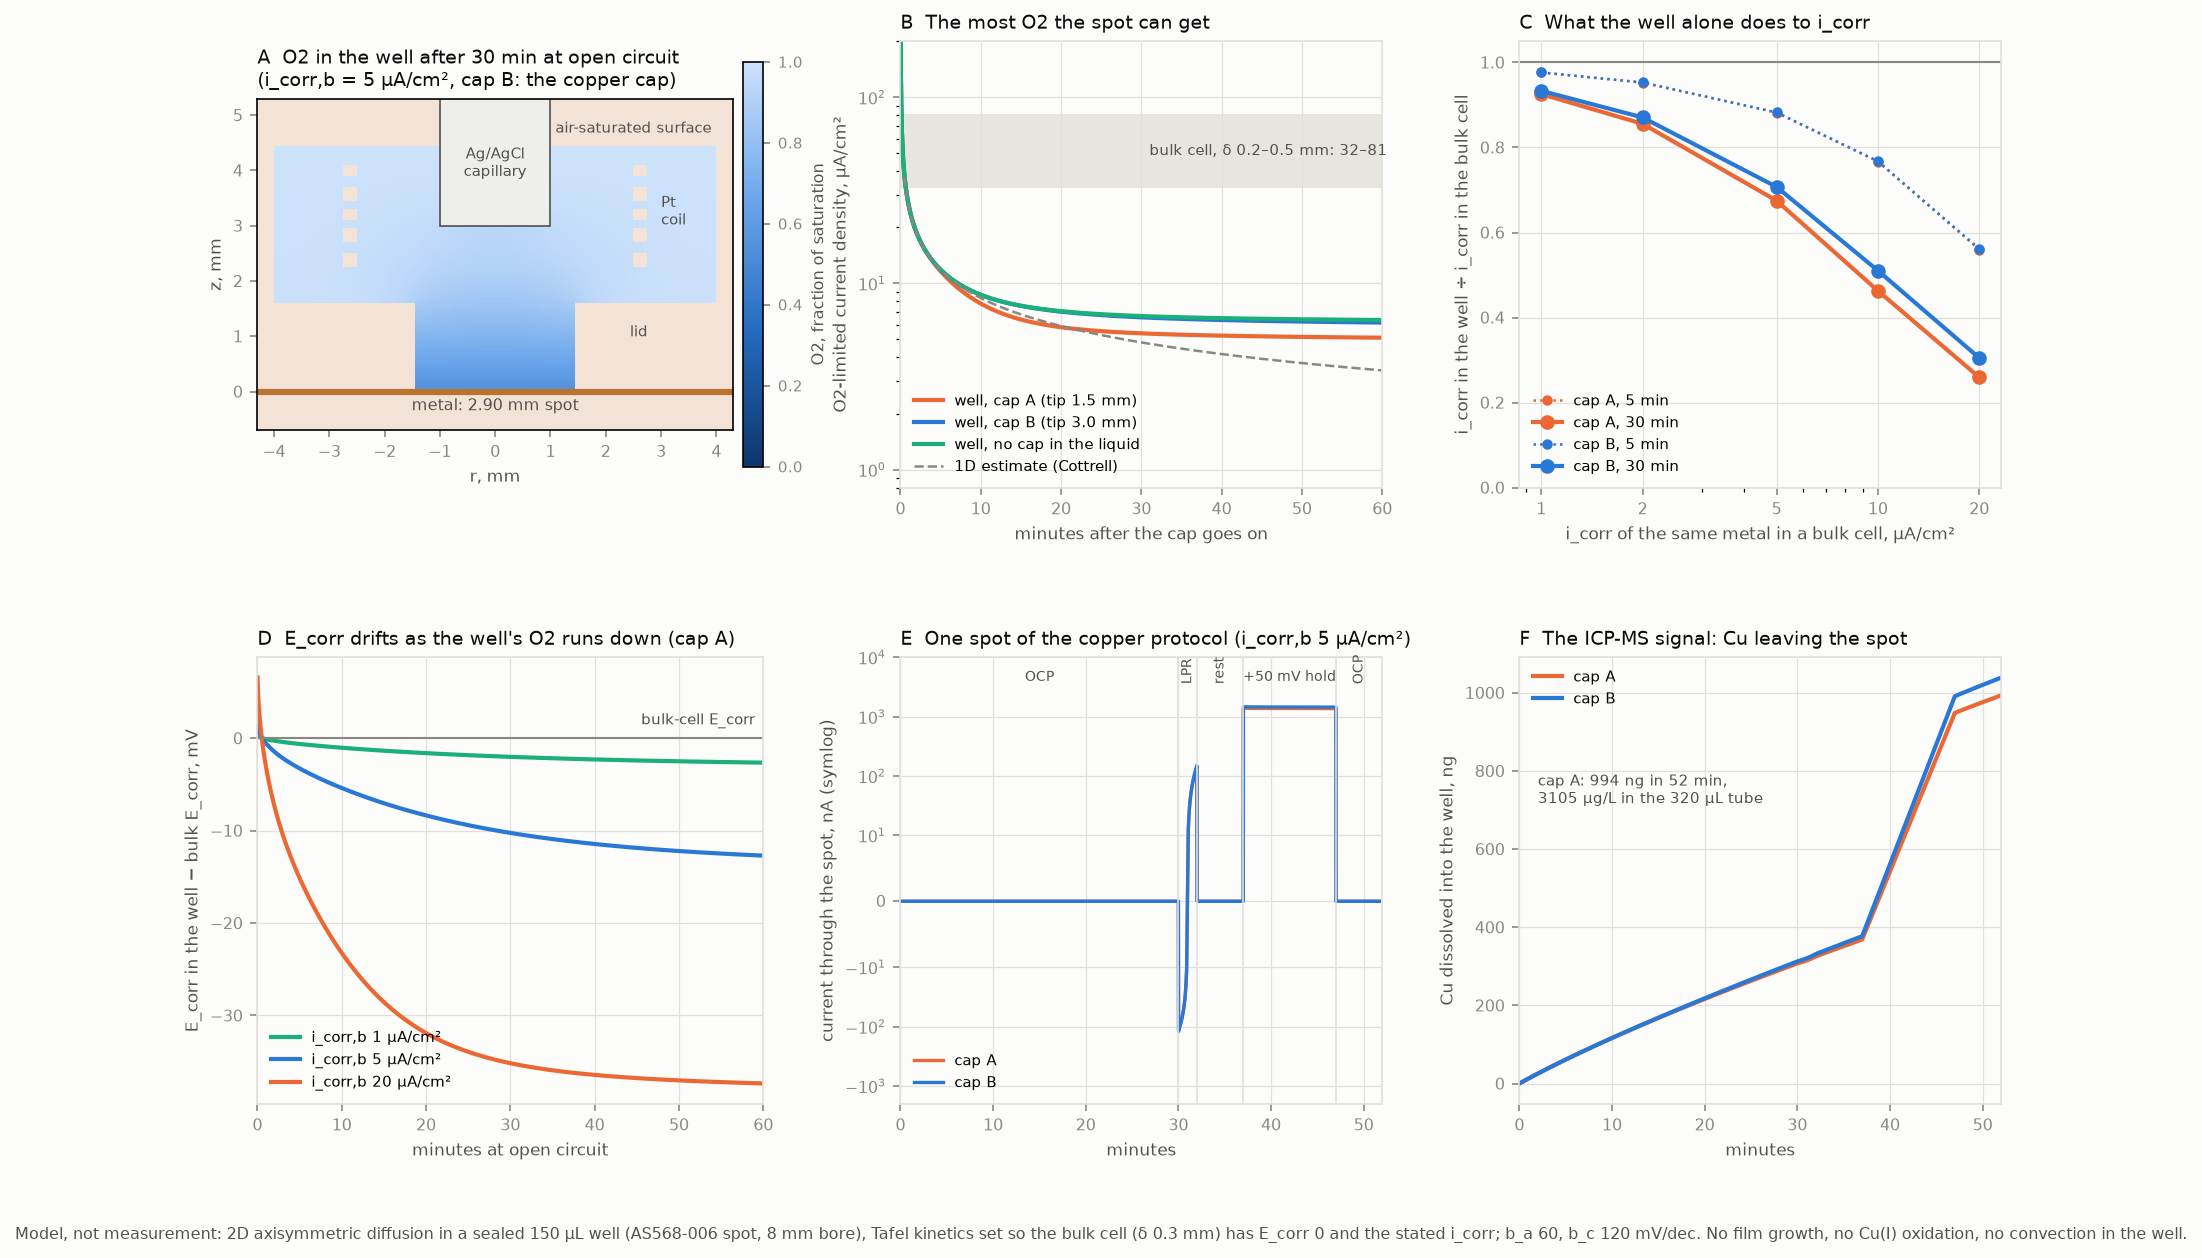

Recreate this plot in Python.
"""Transport in one CubXL corrosion well against a bulk cell, for copper alloys.

Writes sim_well.json (every number the README quotes), sim_well.png (the
figure) and sim_well_fields.npz (O2 and Cu(I) fields that render_cubxl_cu.py
draws inside the animated well).

What it models. A 2D axisymmetric finite-volume model of the well that the
aluminium plan proposes (../cubxl-setup.md section 3, ../plot_deck_layout.py
draw_well): the AS568-006 FKM O-ring sets the exposed spot (ID 2.90 mm), the
lid's 1.6 mm throat sits above it, an 8 mm bore above that holds the rest of
150 uL, and the electrode cap's 2 mm reference capillary comes down the axis to
1.5 mm above the metal, with a Pt coil around it. The cap seals the headspace,
so the liquid surface stays air-saturated and nothing evaporates.

Two dissolved species diffuse in the liquid:
- O2, consumed at the spot by O2 + 2H2O + 4e- -> 4OH- with Tafel kinetics,
  supplied only by the air-saturated free surface;
- Cu(I) (CuCl2-), made at the spot by anodic dissolution (n = 1, as in
  chloride), carried as a tracer: its concentration does not feed back on the
  kinetics.

At open circuit the metal is equipotential and its net current is zero, so the
mixed potential is solved at every time step. The bulk cell it is compared with
is a 1 cm2 spot in about 200 mL, where natural convection holds a Nernst
diffusion layer of delta = 0.2-0.5 mm (0.3 mm by default) and the dissolved Cu
is diluted away.

The kinetics are set relative to the bulk cell, not taken from any one paper:
each case fixes the bulk-cell corrosion current i_corr,b and puts the bulk
E_corr at 0, with an anodic Tafel slope b_a = 60 mV/dec and a cathodic one
b_c = 120 mV/dec. The well then sees the same metal with less oxygen. The
question it answers is the calibration question of c1-01: how far can the well
alone move E_corr, R_p and the dissolved-Cu signal, and how fast.

Not modelled: double-layer charging, the Cu2O film's growth, Cu(I) oxidation to
Cu(II) and its precipitation, the counter's own products (OH-, Cl2) beyond its
O2 demand, migration, and natural convection inside the well. Each is named in
the README where it matters.

    python sim_well.py          # about 3 min on 4 cores
"""

from __future__ import annotations

import json
import math
from dataclasses import dataclass, field
from pathlib import Path

import numpy as np
import scipy.sparse as sp
import scipy.sparse.linalg as spla
from scipy.optimize import brentq

HERE = Path(__file__).resolve().parent
F = 96485.332  # C/mol
LN10 = math.log(10.0)

# --- Electrolyte: ASTM D1141 substitute ocean water, 25 C. ASSUMED values, not measured here ---
C_O2_SAT = 0.21e-6   # mol/cm3: air-saturated seawater, S = 35, 25 C (about 6.7 mg/L)
D_O2 = 2.0e-5        # cm2/s, O2 in seawater, as ../copper-ded-edison/check_numbers.py
D_CU = 8.0e-6        # cm2/s, CuCl2-: ASSUMED, typical of a singly charged complex ion
KAPPA = 0.053        # S/cm, seawater S = 35 at 25 C
DELTA_BULK = (0.02, 0.03, 0.05)  # cm, natural-convection Nernst layer in a bulk cell
B_A, B_C = 0.060, 0.120  # V/decade, ASSUMED Tafel slopes

H = 0.005  # cm: 0.05 mm grid
DT = 1.0   # s


@dataclass
class Geometry:
    """Axisymmetric well. Lengths in cm. z = 0 is the metal face."""
    name: str
    a: float = 0.145          # spot radius: AS568-006 ID 2.90 mm
    z_step: float = 0.16      # throat height (lid bore below the 8 mm bore)
    r_bore: float = 0.40      # 8 mm bore
    v_ul: float = 150.0
    r_cap: float = 0.10       # 2 mm reference capillary on the axis
    z_tip: float | None = 0.15  # capillary tip height; None = no capillary in the liquid
    coil: bool = True         # five turns of 0.25 mm Pt at r 2.5-2.75 mm
    nr: int = field(init=False)
    nz: int = field(init=False)
    h_liq: float = field(init=False)

    def __post_init__(self):
        v = self.v_ul * 1e-3
        throat = math.pi * self.a ** 2 * self.z_step
        if self.z_tip is None:
            self.h_liq = self.z_step + (v - throat) / (math.pi * self.r_bore ** 2)
        else:
            # the capillary displaces liquid wherever it is submerged
            below_step = math.pi * self.r_cap ** 2 * max(self.z_step - self.z_tip, 0.0)
            start = max(self.z_tip, self.z_step)
            ann = math.pi * (self.r_bore ** 2 - self.r_cap ** 2)
            # liquid between z_step and start (if the tip is above the step) is a full disc
            full = math.pi * self.r_bore ** 2 * (start - self.z_step)
            self.h_liq = start + (v - throat + below_step - full) / ann
        self.nr = round(self.r_bore / H)
        self.nz = round(self.h_liq / H)


def build_mask(g: Geometry):
    r = (np.arange(g.nr) + 0.5) * H
    z = (np.arange(g.nz) + 0.5) * H
    R, Z = np.meshgrid(r, z, indexing="ij")
    liquid = ((R < g.a) & (Z < g.z_step)) | ((R < g.r_bore) & (Z >= g.z_step))
    if g.z_tip is not None:
        liquid &= ~((R < g.r_cap) & (Z >= g.z_tip))
    coil = np.zeros_like(liquid)
    if g.coil:
        for zc in (0.24, 0.28, 0.32, 0.36, 0.40):
            if zc + 0.0125 < g.h_liq:
                coil |= (R > 0.25) & (R < 0.275) & (np.abs(Z - zc) < 0.0125)
    liquid &= ~coil
    return r, z, liquid, coil


class Model:
    """Finite volumes on the liquid cells; implicit Euler; Woodbury update for the spot."""

    def __init__(self, g: Geometry):
        self.g = g
        self.r, self.z, self.liq, self.coil = build_mask(g)
        idx = -np.ones(self.liq.shape, dtype=int)
        idx[self.liq] = np.arange(self.liq.sum())
        self.idx = idx
        self.n = int(self.liq.sum())
        self.vol = np.zeros(self.n)
        nr, nz = self.liq.shape
        rows, cols, vals = [], [], []  # unit-D conductances between liquid cells
        self.surf_g = np.zeros(self.n)  # unit-D half-cell conductance to the free surface
        self.coil_area = np.zeros(self.n)  # wetted coil area next to each liquid cell
        for i in range(nr):
            for k in range(nz):
                p = idx[i, k]
                if p < 0:
                    continue
                ri = self.r[i]
                self.vol[p] = 2 * math.pi * ri * H * H
                if i + 1 < nr and idx[i + 1, k] >= 0:
                    gfac = 2 * math.pi * (i + 1) * H * H / H
                    q = idx[i + 1, k]
                    rows += [p, q]; cols += [q, p]; vals += [gfac, gfac]
                if k + 1 < nz and idx[i, k + 1] >= 0:
                    gfac = 2 * math.pi * ri * H / H
                    q = idx[i, k + 1]
                    rows += [p, q]; cols += [q, p]; vals += [gfac, gfac]
                if k == nz - 1:
                    self.surf_g[p] = 2 * math.pi * ri * H / (H / 2)
                # faces shared with the Pt coil
                for di, dk in ((1, 0), (-1, 0), (0, 1), (0, -1)):
                    ii, kk = i + di, k + dk
                    if 0 <= ii < nr and 0 <= kk < nz and self.coil[ii, kk]:
                        area = 2 * math.pi * (ri + di * H / 2) * H if di else 2 * math.pi * ri * H
                        self.coil_area[p] += area
        off = sp.coo_matrix((vals, (rows, cols)), shape=(self.n, self.n)).tocsr()
        self.lap = off - sp.diags(np.asarray(off.sum(axis=1)).ravel())  # unit-D Laplacian (negative definite)
        # spot cells: bottom row, r < a
        self.spot = np.array([idx[i, 0] for i in range(nr) if self.r[i] < g.a and idx[i, 0] >= 0])
        self.spot_area = np.array([2 * math.pi * self.r[i] * H for i in range(nr) if self.r[i] < g.a and idx[i, 0] >= 0])
        self.A = self.spot_area.sum()
        self._lu = {}

    # -- linear algebra ------------------------------------------------------
    def factor(self, key, D, dirichlet_surface, extra_diag=None):
        if key in self._lu:
            return self._lu[key]
        diag = self.vol / DT + (D * self.surf_g if dirichlet_surface else 0.0)
        if extra_diag is not None:
            diag = diag + extra_diag
        M = sp.diags(diag) - D * self.lap
        lu = spla.splu(M.tocsc())
        P = np.zeros((self.n, len(self.spot)))
        P[self.spot, np.arange(len(self.spot))] = 1.0
        Z = lu.solve(P)
        W = Z[self.spot, :]
        self._lu[key] = (lu, Z, W)
        return self._lu[key]

    def to_grid(self, c):
        out = np.full(self.liq.shape, np.nan)
        out[self.liq] = c
        return out


def k_eff(kc, D):
    """Series of surface kinetics and the half-cell diffusion distance."""
    return kc * (D / (H / 2)) / (kc + D / (H / 2))


@dataclass
class Kinetics:
    """Relative to the bulk cell: bulk E_corr = 0 V, bulk i_corr = icorr (A/cm2)."""
    icorr: float
    delta: float = 0.03

    def __post_init__(self):
        ilim = 4 * F * C_O2_SAT * D_O2 / self.delta
        if self.icorr >= ilim:
            raise ValueError("bulk i_corr must be below the bulk O2 limit")
        self.kc0 = 1.0 / (4 * F * C_O2_SAT / self.icorr - self.delta / D_O2)
        self.theta_kin = (1 / self.kc0) / (1 / self.kc0 + self.delta / D_O2)

    def ia(self, E):
        return self.icorr * 10 ** (E / B_A)

    def kc(self, E):
        return self.kc0 * 10 ** (-E / B_C)

    def bulk_ic(self, E, delta=None):
        d = self.delta if delta is None else delta
        return 4 * F * C_O2_SAT / (1 / self.kc(E) + d / D_O2)

    def bulk_rp(self):
        """Ohm cm2, linearised at the bulk E_corr."""
        return 1.0 / (self.icorr * LN10 * (1 / B_A + self.theta_kin / B_C))


def run(model: Model, kin: Kinetics | None, steps, snap_times=(), limiting=False):
    """steps: list of (name, seconds, mode, value). mode: 'ocp', 'hold' (E = value, V vs bulk
    E_corr), 'hold_rel' (E = last OCP + value), 'lpr' (sweep +/- value V about last OCP at
    0.167 mV/s, from -value), 'cathodic_rel' (hold at last OCP + value, dissolved Cu(I) replates
    at the spot). limiting=True: the spot is an O2 sink at c = 0 (k -> infinity), no Cu."""
    m = model
    cO = np.full(m.n, C_O2_SAT)
    cC = np.zeros(m.n)
    t, E, E_ocp = 0.0, 0.0, 0.0
    rec = {"t": [], "E": [], "I": [], "ic": [], "ia": [], "o2_spot": [], "cu_mol": [], "cu_spot": [], "phase": [], "counter_o2_mol": 0.0, "replated_mol": 0.0}
    snaps = {}
    snap_times = sorted(snap_times)
    si = 0
    I_prev = 0.0
    for name, dur, mode, val in steps:
        nsteps = int(round(dur / DT))
        replate = mode == "cathodic_rel"
        cu_extra = None
        if replate:
            cu_extra = np.zeros(m.n)
            cu_extra[m.spot] = m.spot_area * D_CU / (H / 2)
        luO, ZO, WO = m.factor("O2", D_O2, True)
        luC, _, _ = m.factor("Cu_replate" if replate else "Cu", D_CU, False, cu_extra)
        E_start = E_ocp
        for s in range(nsteps):
            bO = m.vol / DT * cO + D_O2 * m.surf_g * C_O2_SAT
            # the counter reduces O2 at whatever current the metal is passing anodically (explicit)
            if I_prev > 0 and m.coil_area.sum() > 0:
                demand = I_prev / (4 * F) * DT  # mol this step
                avail = (m.vol * cO * (m.coil_area > 0)).sum()
                take = min(demand, 0.5 * avail)
                bO -= (take / DT) * (m.coil_area / m.coil_area.sum())
                rec["counter_o2_mol"] += take
            yO = luO.solve(bO)
            ys = yO[m.spot]

            def o2_terms(Ev):
                if limiting:
                    d = m.spot_area * (D_O2 / (H / 2))
                else:
                    d = m.spot_area * k_eff(kin.kc(Ev), D_O2)
                sO = np.linalg.solve(np.eye(len(d)) + WO * d[None, :], ys)
                return d, sO

            def net(Ev):
                d, sO = o2_terms(Ev)
                return kin.ia(Ev) * m.A - 4 * F * float(d @ sO)

            if limiting:
                Ev = 0.0
            elif mode == "ocp":
                lo, hi = E - 0.4, E + 0.4
                Ev = brentq(net, lo, hi, xtol=1e-7)
            elif mode == "hold":
                Ev = val
            elif mode in ("hold_rel", "cathodic_rel"):
                Ev = E_start + val
            elif mode == "lpr":
                Ev = E_start - val + 1.667e-4 * (s + 1) * DT
            else:
                raise ValueError(mode)
            d, sO = o2_terms(Ev)
            cO = yO - ZO @ (d * sO)
            np.clip(cO, 0.0, None, out=cO)
            Ic = -4 * F * float(d @ sO)
            Ia = 0.0 if limiting else kin.ia(Ev) * m.A
            bC = m.vol / DT * cC
            if not limiting:
                bC[m.spot] += m.spot_area * kin.ia(Ev) / F
            cC_new = luC.solve(bC)
            if replate:
                rec["replated_mol"] += float((m.spot_area * D_CU / (H / 2) * cC_new[m.spot]).sum()) * DT
            cC = cC_new
            E = Ev
            if mode == "ocp":
                E_ocp = Ev
            t += DT
            I_prev = Ia + Ic
            rec["t"].append(t); rec["E"].append(Ev); rec["I"].append(I_prev)
            rec["ic"].append(Ic / m.A); rec["ia"].append(Ia / m.A)
            rec["o2_spot"].append(float(cO[m.spot[0]])); rec["cu_mol"].append(float((m.vol * cC).sum()))
            rec["cu_spot"].append(float(cC[m.spot[0]])); rec["phase"].append(name)
            while si < len(snap_times) and t >= snap_times[si] - 1e-9:
                snaps[snap_times[si]] = (m.to_grid(cO), m.to_grid(cC))
                si += 1
    for k in ("t", "E", "I", "ic", "ia", "o2_spot", "cu_mol", "cu_spot"):
        rec[k] = np.asarray(rec[k])
    return rec, snaps


def at(rec, key, t_s):
    i = int(np.searchsorted(rec["t"], t_s - 1e-9))
    return float(rec[key][min(i, len(rec[key]) - 1)])


def cottrell(t):
    return 4 * F * C_O2_SAT * np.sqrt(D_O2 / (np.pi * t))


# ---------------------------------------------------------------------------
def laplace(g: Geometry):
    """Primary current distribution: spot at 0 V, Pt coil at 1 V, every other boundary
    insulating. Returns the total resistance, the uncompensated resistance seen at the
    capillary tip, and the spread of current density across the spot."""
    m = Model(g)
    diag = np.zeros(m.n)
    b = np.zeros(m.n)
    gs = m.spot_area * KAPPA / (H / 2)
    diag[m.spot] += gs
    gc = m.coil_area * KAPPA / (H / 2)
    diag += gc
    b += gc * 1.0
    M = sp.diags(diag) - KAPPA * m.lap
    phi = spla.spsolve(M.tocsc(), b)
    I = float((gs * phi[m.spot]).sum())  # A per volt
    jj = gs * phi[m.spot] / m.spot_area
    out = {"R_cell_ohm": 1.0 / I}
    if g.z_tip is not None:
        k_tip = round(g.z_tip / H) - 1
        cells = [m.idx[i, k_tip] for i in range(g.nr) if m.r[i] < g.r_cap and m.idx[i, k_tip] >= 0]
        w = np.array([m.vol[c] for c in cells])
        phi_ref = float((phi[cells] * w).sum() / w.sum())
        out["R_u_ohm"] = phi_ref / I
    out["spot_j_edge_over_mean"] = float(jj[-1] / (jj * m.spot_area).sum() * m.A)
    out["spot_j_centre_over_mean"] = float(jj[0] / (jj * m.spot_area).sum() * m.A)
    return out


# ---------------------------------------------------------------------------
def main():
    out = {"assumed": {"C_O2_sat_mM": C_O2_SAT * 1e6, "D_O2_cm2_s": D_O2, "D_CuCl2_cm2_s": D_CU,
                       "kappa_S_cm": KAPPA, "bulk_delta_mm": [d * 10 for d in DELTA_BULK],
                       "b_a_V_dec": B_A, "b_c_V_dec": B_C, "grid_mm": H * 10, "dt_s": DT}}

    G1 = Geometry("A: the aluminium plan's cap (tip 1.5 mm up, in the throat)")
    G2 = Geometry("B: tip raised to 3.0 mm, in the bore", z_tip=0.30)
    G3 = Geometry("AS568-008 well (ID 4.47 mm), tip 3.0 mm", a=0.2235, z_tip=0.30)
    G4 = Geometry("AS568-010 well (ID 6.07 mm), tip 3.0 mm", a=0.3035, z_tip=0.30)
    G0 = Geometry("open well, no capillary", z_tip=None, coil=False)
    geoms = {"A": G1, "B": G2, "008": G3, "010": G4, "open": G0}
    out["geometry"] = {k: {"name": g.name, "spot_area_cm2": round(math.pi * g.a ** 2, 4), "liquid_height_mm": round(g.h_liq * 10, 2),
                           "tip_mm": None if g.z_tip is None else g.z_tip * 10} for k, g in geoms.items()}

    # 0. Check the solver against Cottrell: a spot as wide as the bore, no throat, no cap
    Gv = Geometry("validation", a=0.40, z_step=0.0, z_tip=None, coil=False, v_ul=500.0)
    mv = Model(Gv)
    rv, _ = run(mv, None, [("ocp", 600, "ocp", 0)], limiting=True)
    out["validation_vs_cottrell"] = {f"{s}s": round(-at(rv, "ic", s) / float(cottrell(s)), 3) for s in (30, 120, 300, 600)}

    # 1. Oxygen-limited current density at the spot, one hour, each geometry
    lim = {}
    times = [60, 300, 600, 1800, 3600]
    for k, g in geoms.items():
        m = Model(g)
        rec, _ = run(m, None, [("ocp", 3600, "ocp", 0)], limiting=True)
        lim[k] = rec
        out.setdefault("O2_limited_uA_cm2", {})[k] = {f"{t // 60}min": round(-at(rec, "ic", t) * 1e6, 2) for t in times}
    out["O2_limited_uA_cm2"]["1D_cottrell"] = {f"{t // 60}min": round(float(cottrell(t)) * 1e6, 2) for t in times}
    out["O2_limited_uA_cm2"]["bulk_cell"] = {f"delta_{d * 10:.1f}mm": round(4 * F * C_O2_SAT * D_O2 / d * 1e6, 1) for d in DELTA_BULK}

    # 2. Mixed potential at open circuit: the same metal in the well and in the bulk cell
    icorrs = [1e-6, 2e-6, 5e-6, 10e-6, 20e-6]
    mix = {}
    for key in ("A", "B"):
        m = Model(geoms[key])
        for ic in icorrs:
            kin = Kinetics(ic)
            rec, _ = run(m, kin, [("ocp", 3600, "ocp", 0)])
            mix[(key, round(ic * 1e6))] = rec
            out.setdefault("ocp_in_well", {}).setdefault(key, {})[f"{ic * 1e6:g}uA_cm2"] = {
                "E_shift_mV": {f"{t // 60}min": round(at(rec, "E", t) * 1e3, 1) for t in times},
                "icorr_ratio_well_over_bulk": {f"{t // 60}min": round(at(rec, "ia", t) / ic, 3) for t in times},
                "bulk_kinetic_fraction_of_cathodic": round(kin.theta_kin, 3)}
    # the same comparison for the calibration well sizes, at one i_corr
    for key in ("008", "010"):
        m = Model(geoms[key])
        kin = Kinetics(5e-6)
        rec, _ = run(m, kin, [("ocp", 1800, "ocp", 0)])
        out.setdefault("ocp_in_well", {}).setdefault(key, {})["5uA_cm2"] = {
            "E_shift_mV": {f"{t // 60}min": round(at(rec, "E", t) * 1e3, 1) for t in times if t <= 1800},
            "icorr_ratio_well_over_bulk": {f"{t // 60}min": round(at(rec, "ia", t) / 5e-6, 3) for t in times if t <= 1800}}
    # bulk-cell sensitivity to its own boundary layer
    for ic in icorrs:
        kin = Kinetics(ic)
        rows = {}
        for d in DELTA_BULK:
            Ec = brentq(lambda E: kin.ia(E) - kin.bulk_ic(E, d), -0.3, 0.3)
            rows[f"delta_{d * 10:.1f}mm"] = {"E_shift_mV": round(Ec * 1e3, 1), "icorr_ratio": round(kin.ia(Ec) / ic, 3)}
        out.setdefault("bulk_cell_delta_sensitivity", {})[f"{ic * 1e6:g}uA_cm2"] = rows

    # 3. The protocol's main sequence in the well, i_corr,b = 5 uA/cm2, with an LPR fit
    seq_steps = [("OCP", 1800, "ocp", 0), ("LPR", 120, "lpr", 0.010), ("rest", 300, "ocp", 0),
                 ("anodic hold +50 mV", 600, "hold_rel", 0.050), ("OCP after", 300, "ocp", 0)]
    snap_t = [5, 60, 300, 900, 1800, 2100, 2820, 3120]
    seqs = {}
    for key in ("A", "B"):
        m = Model(geoms[key])
        kin = Kinetics(5e-6)
        rec, snaps = run(m, kin, seq_steps, snap_times=snap_t)
        seqs[key] = (m, kin, rec, snaps)
        ph = np.array(rec["phase"])
        lpr = ph == "LPR"
        Es, Is = rec["E"][lpr], rec["I"][lpr]
        slope = np.polyfit(Is, Es, 1)[0]  # V per A
        rp_well = slope * m.A
        hold = ph == "anodic hold +50 mV"
        q_hold = float(rec["I"][hold].sum() * DT)
        q_all = float(np.clip(rec["ia"], 0, None).sum() * DT * m.A)
        cu_mol = float(rec["cu_mol"][-1])
        out.setdefault("sequence", {})[key] = {
            "E_ocp_end_mV_vs_bulk": round(at(rec, "E", 1800) * 1e3, 1),
            "Rp_well_ohm_cm2": round(rp_well), "Rp_bulk_ohm_cm2": round(kin.bulk_rp()),
            "Rp_ratio_well_over_bulk": round(rp_well / kin.bulk_rp(), 3),
            "lpr_current_range_nA": [round(float(Is.min()) * 1e9, 1), round(float(Is.max()) * 1e9, 1)],
            "anodic_hold_current_uA": [round(float(rec["I"][hold].min()) * 1e6, 3), round(float(rec["I"][hold].max()) * 1e6, 3)],
            "anodic_hold_charge_mC": round(q_hold * 1e3, 3),
            "anodic_charge_total_mC": round(q_all * 1e3, 3),
            "cu_dissolved_ng": round(cu_mol * 63.546 * 1e9, 1),
            "cu_in_150uL_ug_L": round(cu_mol * 63.546 * 1e6 / 150e-6, 1),
            "cu_in_tube_after_rinse_acid_ug_L": round(cu_mol * 63.546 * 1e6 / 320e-6, 1),
            "cu_near_spot_max_uM": round(float(rec["cu_spot"].max()) * 1e9, 1),
            "counter_O2_used_nmol": round(rec["counter_o2_mol"] * 1e9, 3),
            "O2_at_spot_centre_end_of_OCP_pct_sat": round(at(rec, "o2_spot", 1800) / C_O2_SAT * 100, 1),
        }

    # Cu(I) at the metal in the bulk cell at the same i_corr: a steady Nernst layer for CuCl2-,
    # thinner than O2's by (D_Cu / D_O2)^(1/3)
    d_cu = 0.03 * (D_CU / D_O2) ** (1 / 3)
    out["cu_at_metal_bulk_cell_uM_at_5uA_cm2"] = round(5e-6 / F * d_cu / D_CU * 1e9, 1)
    # Cu2O + 2H+ + 4Cl- -> 2CuCl2- + H2O, standard free energies (kJ/mol, NBS tables): an
    # order-of-magnitude marker for when dissolved Cu(I) should start precipitating as oxide
    dG = 2 * (-240.1) + (-237.129) - (-146.0) - 4 * (-131.228)
    logK = -dG * 1e3 / (LN10 * 8.314462 * 298.15)
    out["cu2o_solubility_as_CuCl2_uM_pH8p2_Cl0p55M"] = round(10 ** (logK / 2) * 10 ** -8.2 * 0.55 ** 2 * 1e6, 1)

    # 4. A cathodic hold after the anodic hold replates the dissolved Cu(I) (cap B)
    m = seqs["B"][0]
    kin = Kinetics(5e-6)
    rec_c, _ = run(m, kin, seq_steps[:4] + [("cathodic hold -300 mV", 600, "cathodic_rel", -0.300)])
    before = float(rec_c["cu_mol"][np.array(rec_c["phase"]) == "anodic hold +50 mV"][-1])
    out["cathodic_hold_after_anodic"] = {
        "cu_in_liquid_before_ng": round(before * 63.546e9, 1),
        "cu_in_liquid_after_10min_ng": round(float(rec_c["cu_mol"][-1]) * 63.546e9, 1),
        "replated_pct": round((1 - float(rec_c["cu_mol"][-1]) / before) * 100, 1),
        "cathodic_current_density_end_uA_cm2": round(float(rec_c["ic"][-1]) * 1e6, 2)}

    # 5. Ohmic drop between the spot and the reference tip
    for key in ("A", "B", "008", "010"):
        res = laplace(geoms[key])
        A = math.pi * geoms[key].a ** 2
        res["iR_mV"] = {lab: round(res["R_u_ohm"] * j * A * 1e3, 3) for lab, j in
                        (("LPR_100nA_cm2", 1e-7), ("hold_50uA_cm2", 5e-5), ("reversal_1mA_cm2", 1e-3), ("reversal_10mA_cm2", 1e-2))}
        out.setdefault("ohmic", {})[key] = {k: (round(v, 3) if isinstance(v, float) else v) for k, v in res.items()}
    # a disc in an infinite electrolyte, for scale: R = 1/(4 kappa a)
    out["ohmic"]["disc_in_infinite_liquid_ohm"] = round(1 / (4 * KAPPA * 0.145), 1)

    (HERE / "sim_well.json").write_text(json.dumps(out, indent=1) + "\n")

    # fields for the animation: cap B (the copper cap), the main sequence
    m, kin, rec, snaps = seqs["B"]
    np.savez_compressed(HERE / "sim_well_fields.npz",
                        r=m.r, z=m.z, liquid=m.liq, coil=m.coil,
                        times=np.array(sorted(snaps)),
                        o2=np.array([snaps[t][0] for t in sorted(snaps)]) / C_O2_SAT,
                        cu=np.array([snaps[t][1] for t in sorted(snaps)]) * 1e9,
                        trace_t=rec["t"], trace_E=rec["E"], trace_I=rec["I"],
                        a=m.g.a, z_step=m.g.z_step, r_bore=m.g.r_bore, h_liq=m.g.h_liq, z_tip=m.g.z_tip, r_cap=m.g.r_cap)

    plot(out, lim, mix, seqs, geoms)
    print(json.dumps({k: out[k] for k in ("validation_vs_cottrell", "O2_limited_uA_cm2", "sequence", "cathodic_hold_after_anodic", "ohmic")}, indent=1))


# ---------------------------------------------------------------------------
INK, INK2, MUTED, GRID, SURFACE = "#0b0b0b", "#52514e", "#898781", "#e1e0d9", "#fcfcfb"
BLUE, ORANGE, AQUA = "#2a78d6", "#eb6834", "#1baf7a"


def style(ax):
    ax.set_facecolor(SURFACE)
    ax.grid(True, color=GRID, lw=0.6)
    ax.tick_params(colors=MUTED, labelsize=7.5)
    for s in ax.spines.values():
        s.set_color(GRID)


def plot(out, lim, mix, seqs, geoms):
    import matplotlib
    matplotlib.use("Agg")
    import matplotlib.pyplot as plt
    from matplotlib.colors import LinearSegmentedColormap

    blues = LinearSegmentedColormap.from_list("blues", ["#0d366b", "#256abf", "#6da7ec", "#cde2fb"])
    fig = plt.figure(figsize=(15, 9.2), facecolor=SURFACE)
    gs = fig.add_gridspec(2, 3, width_ratios=[1.05, 1, 1], wspace=0.28, hspace=0.38)

    # A: O2 field at the end of the 30 min OCP, cap B, mirrored about the axis
    ax = fig.add_subplot(gs[0, 0])
    m, kin, rec, snaps = seqs["B"]
    o2 = snaps[1800][0] / C_O2_SAT
    full = np.concatenate([o2[::-1, :], o2], axis=0).T
    rr = np.concatenate([-m.r[::-1], m.r]) * 10
    zz = m.z * 10
    im = ax.pcolormesh(rr, zz, full, cmap=blues, vmin=0, vmax=1, shading="nearest")
    ax.set_aspect("equal")
    ax.set_facecolor("#f3e3d6")
    ax.set_xlim(-4.3, 4.3); ax.set_ylim(-0.7, 5.3)
    ax.axhline(0, color="#b87333", lw=3)
    ax.text(0, -0.12, "metal: 2.90 mm spot", ha="center", va="top", fontsize=7.5, color=INK2)
    ax.add_patch(plt.Rectangle((-1.0, m.g.z_tip * 10), 2.0, 5, fc="#eeeeea", ec=INK2, lw=0.8))
    ax.text(0, 3.9, "Ag/AgCl\ncapillary", ha="center", fontsize=7, color=INK2)
    ax.text(3.0, 3.25, "Pt\ncoil", ha="left", va="center", fontsize=7, color=INK2)
    ax.text(2.5, 4.62, "air-saturated surface", ha="center", va="bottom", fontsize=7, color=INK2)
    ax.text(2.6, 1.0, "lid", ha="center", fontsize=7, color=INK2)
    cb = fig.colorbar(im, ax=ax, fraction=0.04, pad=0.02)
    cb.set_label("O2, fraction of saturation", fontsize=7.5, color=INK2)
    cb.ax.tick_params(labelsize=7, colors=MUTED)
    ax.set_xlabel("r, mm", fontsize=8, color=INK2); ax.set_ylabel("z, mm", fontsize=8, color=INK2)
    ax.tick_params(colors=MUTED, labelsize=7.5)
    ax.set_title("A  O2 in the well after 30 min at open circuit\n(i_corr,b = 5 µA/cm², cap B: the copper cap)", fontsize=9, color=INK, loc="left")

    # B: O2-limited current density
    ax = fig.add_subplot(gs[0, 1]); style(ax)
    tmin = lim["A"]["t"] / 60
    for key, col, lab in (("A", ORANGE, "well, cap A (tip 1.5 mm)"), ("B", BLUE, "well, cap B (tip 3.0 mm)"), ("open", AQUA, "well, no cap in the liquid")):
        ax.plot(lim[key]["t"] / 60, -lim[key]["ic"] * 1e6, color=col, lw=2, label=lab)
    t = np.linspace(0.5, 60, 300)
    ax.plot(t, cottrell(t * 60) * 1e6, color=MUTED, lw=1.2, ls="--", label="1D estimate (Cottrell)")
    lo, hi = (4 * F * C_O2_SAT * D_O2 / d * 1e6 for d in (DELTA_BULK[2], DELTA_BULK[0]))
    ax.axhspan(lo, hi, color="#e6e5df", lw=0)
    ax.text(31, (lo * hi) ** 0.5, f"bulk cell, δ 0.2–0.5 mm: {lo:.0f}–{hi:.0f}", fontsize=7, color=INK2, va="center")
    ax.set_yscale("log"); ax.set_ylim(0.8, 200); ax.set_xlim(0, 60)
    ax.set_xlabel("minutes after the cap goes on", fontsize=8, color=INK2)
    ax.set_ylabel("O2-limited current density, µA/cm²", fontsize=8, color=INK2)
    ax.legend(fontsize=7, frameon=False, loc="lower left")
    ax.set_title("B  The most O2 the spot can get", fontsize=9, color=INK, loc="left")

    # C: icorr ratio at 30 min vs bulk icorr
    ax = fig.add_subplot(gs[0, 2]); style(ax)
    xs = np.array([1, 2, 5, 10, 20])
    for key, col, lab in (("A", ORANGE, "cap A"), ("B", BLUE, "cap B")):
        for tt, mk, ls in ((300, "o", ":"), (1800, "o", "-")):
            ys = [at(mix[(key, int(ic))], "ia", tt) / (ic * 1e-6) for ic in xs]
            ax.plot(xs, ys, color=col, lw=2 if tt == 1800 else 1.2, ls=ls, marker=mk, ms=4 if tt == 300 else 6,
                    label=f"{lab}, {tt // 60} min")
    ax.axhline(1, color=MUTED, lw=1)
    ax.set_xscale("log"); ax.set_ylim(0, 1.05)
    ax.set_xticks(xs); ax.set_xticklabels([str(x) for x in xs])
    ax.set_xlabel("i_corr of the same metal in a bulk cell, µA/cm²", fontsize=8, color=INK2)
    ax.set_ylabel("i_corr in the well ÷ i_corr in the bulk cell", fontsize=8, color=INK2)
    ax.legend(fontsize=7, frameon=False, loc="lower left")
    ax.set_title("C  What the well alone does to i_corr", fontsize=9, color=INK, loc="left")

    # D: E_corr shift vs time
    ax = fig.add_subplot(gs[1, 0]); style(ax)
    for ic, col in ((1e-6, AQUA), (5e-6, BLUE), (20e-6, ORANGE)):
        rec = mix[("A", round(ic * 1e6))]
        ax.plot(rec["t"] / 60, rec["E"] * 1e3, color=col, lw=2, label=f"i_corr,b {ic * 1e6:g} µA/cm²")
    ax.axhline(0, color=MUTED, lw=1)
    ax.text(59, 1.5, "bulk-cell E_corr", ha="right", fontsize=7, color=INK2)
    ax.set_xlim(0, 60)
    ax.set_xlabel("minutes at open circuit", fontsize=8, color=INK2)
    ax.set_ylabel("E_corr in the well − bulk E_corr, mV", fontsize=8, color=INK2)
    ax.legend(fontsize=7, frameon=False, loc="lower left")
    ax.set_title("D  E_corr drifts as the well's O2 runs down (cap A)", fontsize=9, color=INK, loc="left")

    # E: the protocol's sequence
    ax = fig.add_subplot(gs[1, 1]); style(ax)
    for key, col, lab in (("A", ORANGE, "cap A"), ("B", BLUE, "cap B")):
        rec = seqs[key][2]
        ax.plot(rec["t"] / 60, rec["I"] * 1e9, color=col, lw=1.6, label=lab)
    ax.set_yscale("symlog", linthresh=10)
    ax.set_xlabel("minutes", fontsize=8, color=INK2)
    ax.set_ylabel("current through the spot, nA (symlog)", fontsize=8, color=INK2)
    for x0, x1, lab in ((0, 30, "OCP"), (30, 32, "LPR"), (32, 37, "rest"), (37, 47, "+50 mV hold"), (47, 52, "OCP")):
        ax.text((x0 + x1) / 2, 4000, lab, ha="center", fontsize=6.5, color=INK2, rotation=90 if x1 - x0 < 6 else 0)
        ax.axvline(x1, color=GRID, lw=0.8)
    ax.set_xlim(0, 52); ax.set_ylim(-2e3, 1e4)
    ax.legend(fontsize=7, frameon=False, loc="lower left")
    ax.set_title("E  One spot of the copper protocol (i_corr,b 5 µA/cm²)", fontsize=9, color=INK, loc="left")

    # F: dissolved Cu in the well
    ax = fig.add_subplot(gs[1, 2]); style(ax)
    for key, col, lab in (("A", ORANGE, "cap A"), ("B", BLUE, "cap B")):
        rec = seqs[key][2]
        ax.plot(rec["t"] / 60, rec["cu_mol"] * 63.546e9, color=col, lw=2, label=lab)
    ax.set_xlabel("minutes", fontsize=8, color=INK2)
    ax.set_ylabel("Cu dissolved into the well, ng", fontsize=8, color=INK2)
    ax.set_xlim(0, 52)
    ax.legend(fontsize=7, frameon=False, loc="upper left")
    s = out["sequence"]["A"]
    ax.text(2, s["cu_dissolved_ng"] * 0.8, f"cap A: {s['cu_dissolved_ng']:.0f} ng in 52 min,\n{s['cu_in_tube_after_rinse_acid_ug_L']:.0f} µg/L in the 320 µL tube",
            ha="left", va="top", fontsize=7, color=INK2)
    ax.set_title("F  The ICP-MS signal: Cu leaving the spot", fontsize=9, color=INK, loc="left")

    fig.text(0.5, 0.012, "Model, not measurement: 2D axisymmetric diffusion in a sealed 150 µL well (AS568-006 spot, 8 mm bore), Tafel kinetics set so the bulk cell "
             "(δ 0.3 mm) has E_corr 0 and the stated i_corr; b_a 60, b_c 120 mV/dec. No film growth, no Cu(I) oxidation, no convection in the well.",
             ha="center", fontsize=7.5, color=INK2)
    fig.savefig(HERE / "sim_well.png", dpi=150, facecolor=SURFACE, bbox_inches="tight")


if __name__ == "__main__":
    main()
